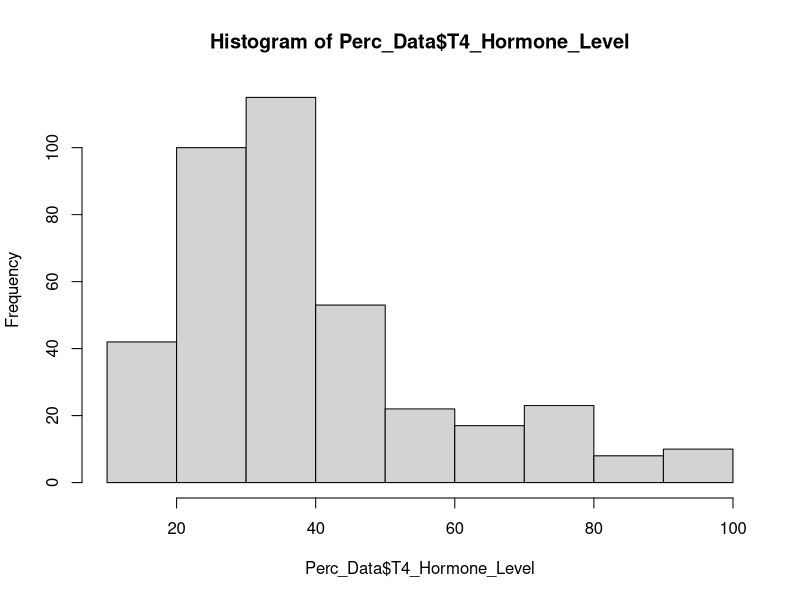
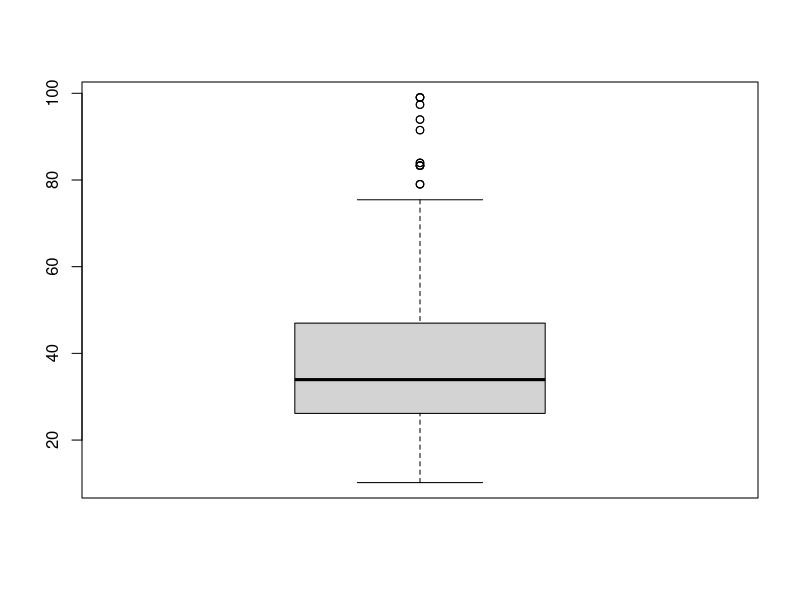
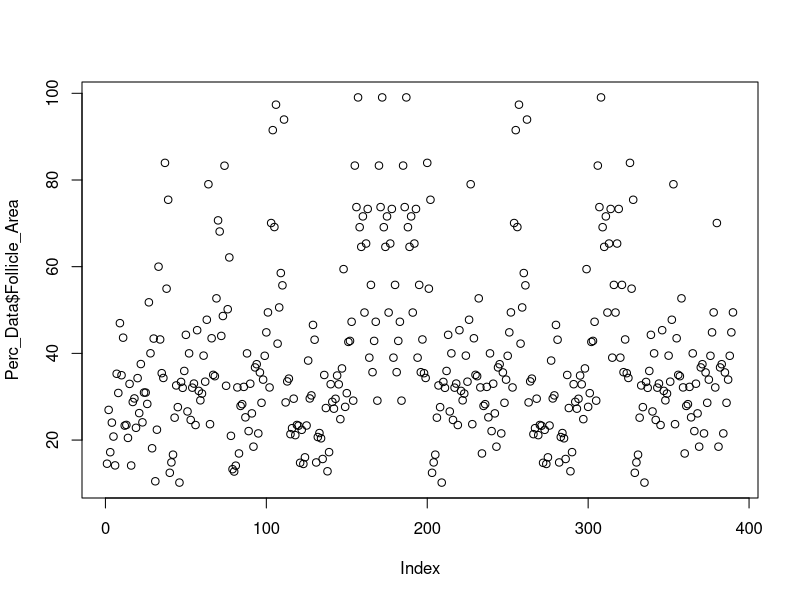
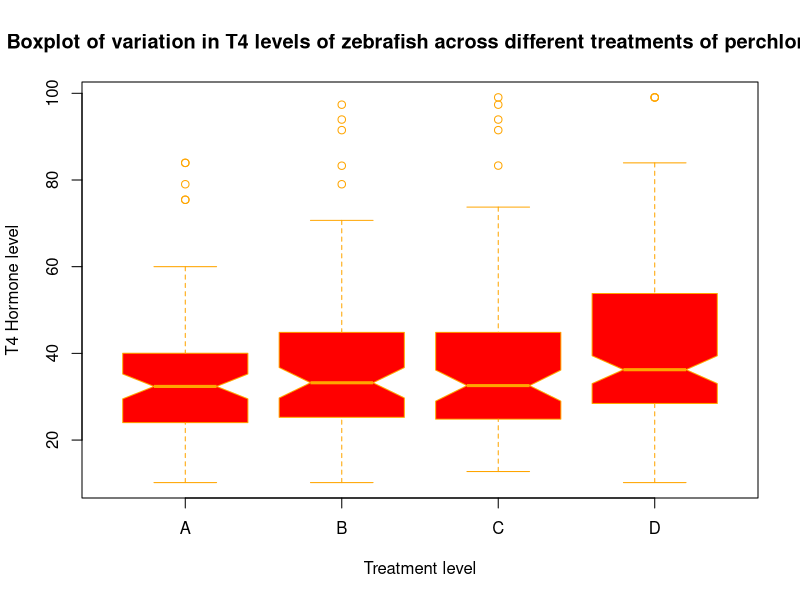

Here is the R script that generated these plots, in order:
# This exercise will help you get used to reading in and manipulating data files
# First off, remember to set your working directory to find your file correctly

Perc_Data <- read.table('Perchlorate_Data.csv', header=T, sep=',')


# OK, now let's look at the data
print (Perc_Data)


# This is a little easier
head (Perc_Data)
tail (Perc_Data)


# How do we look at a subset of the data?
# Can you see how we can do the same thing different ways?

print (Perc_Data[,2])

print (Perc_Data[1,])

print (Perc_Data[1,2])

print (Perc_Data$T4_Hormone_Level)

print (Perc_Data$T4_Hormone_Level>45.0)


# OK, let's try some summary stats and figures

blah <- summary(Perc_Data$T4_Hormone_Level)
print (blah)

hist(Perc_Data$T4_Hormone_Level)

boxplot(Perc_Data$T4_Hormone_Level)

plot(Perc_Data$T4_Hormone_Level,Perc_Data$Follicle_Area)

boxplot(Perc_Data$T4_Hormone_Level~Perc_Data$Perchlorate_Level, col = "red", 
        notch = T, ylab = "T4 Hormone level", xlab = "Treatment level", 
        border ="orange", main = "Boxplot of variation in T4 levels of zebrafish across different treatments of perchlorate")